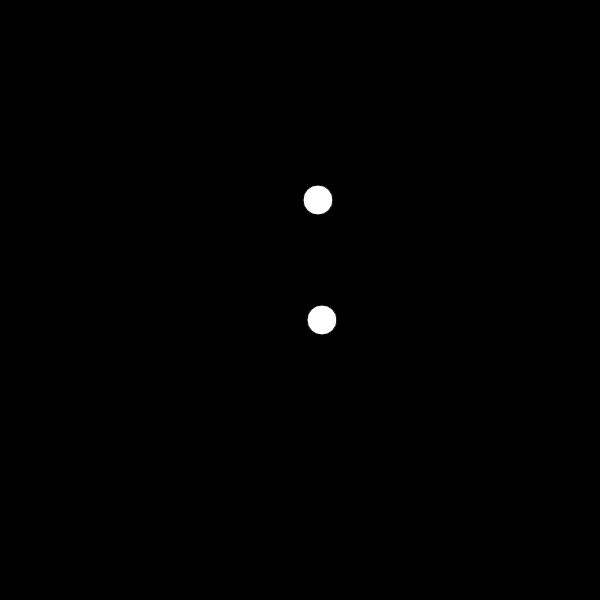
Frame 1 (no input)
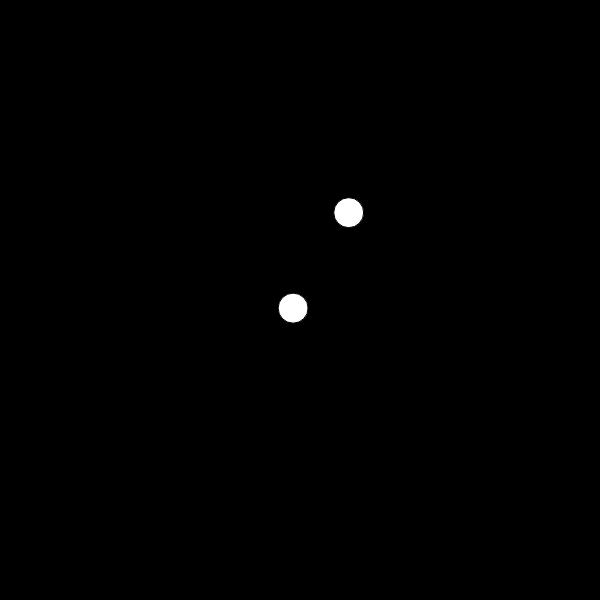
Frame 60 (no input)
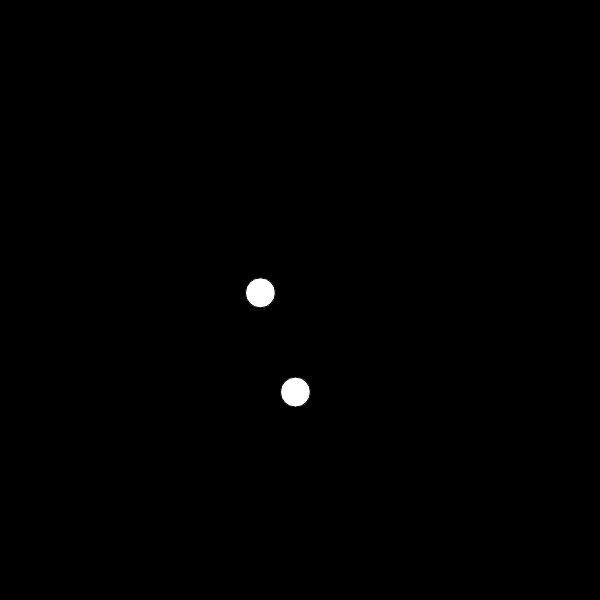
Frame 120 (the mouse pressed at the canvas centre since frame 60)

The p5.js sketch that drew these frames (run headless with seeded random() and noise() and a simulated clock; from frame 60 on, the mouse is pressed at the canvas centre):

// p5.js sketch
// ── sketch.js
class Mover {
  position
  velocity
  acceleration
  mass
  hash

  constructor(mass, x = width / 2, y = height / 2) {
    this.position = createVector(x, y)
    this.velocity = createVector()
    this.acceleration = createVector()
    this.mass = mass
    this.hash = random()
  }

  applyForce(force) {
    // A = F / M
    // consider M = 1
    // this code should already account for the case of multiple forces
    let f = p5.Vector.div(force, this.mass)
    this.acceleration.add(f)
  }

  move() {
    this.position.add(this.velocity)
    this.velocity.add(this.acceleration)

    this.acceleration.mult(0)

    this.checkEdges()
    this.draw()
  }

  draw() {
    fill("white")
    circle(this.position.x, this.position.y, this.mass)
  }

  checkEdges() {
    let bounce = -0.9
    if (this.position.x > (width - this.mass / 2)) {
      this.position.x = width - this.mass / 2
      this.velocity.x *= bounce
    }
    if (this.position.x < (0 + this.mass / 2)) {
      this.position.x = 0 + this.mass / 2
      this.velocity.x *= bounce
    }
    if (this.position.y < (0 + this.mass / 2)) {
      this.position.y = 0 + this.mass / 2
      this.velocity.y *= bounce
    }
    if (this.position.y > (height - this.mass / 2)) {
      this.position.y = height - this.mass / 2
      this.velocity.y *= bounce
    }
  }

  checkEdgesWithForces() {
    let forceX = -(1 / (width - this.position.x) * 100)
    let forceY = -(1 / (height - this.position.y) * 100)
    let forceZeroX = (1 / (this.position.x) * 100)
    let forceZeroY = (1 / (this.position.y) * 100)
    let force = createVector(forceX, forceY)
    let forceZero = createVector(forceZeroX, forceZeroY)
    this.applyForce(force)
    this.applyForce(forceZero)
  }

  contactBottom() {
    return (this.position.y > height - (this.mass / 2) - 1)
  }
}

class Liquid {
  constructor(x, y, w, h, c) {
    this.x = x
    this.y = y
    this.w = w
    this.h = h
    this.c = c
  }

  show() {
    fill(0, 100, 200, 100)
    rect(this.x, this.y, this.w, this.h)
  }

  contains(obj) {
    let pos = obj.position
    return (this.x < pos.x && this.x + this.w > pos.x) && (this.y < pos.y && this.y + this.h > pos.y)
  }
}

let movers = []
let liquids = []

function setup() {
  createCanvas(600, 600);
  movers.push(new Mover(30, 320, 320))
  movers.push(new Mover(30, 320, 200))
  movers[0].velocity = createVector(2, 0);
  movers[1].velocity = createVector(-2, 0);
  for (i = 0; i < 0; i++) {
    liquids.push(new Liquid(300, 300, 100, 100, 1))
  }
}

function draw() {
  background(0)
  for (let liquid of liquids) {
    liquid.show()
  }
  for (let mover of movers) {

    // gravity

    for (let attractor of movers) {
      if (attractor.hash === mover.hash) {
        continue
      }
      const G = -1
      let distanceVector = p5.Vector.sub(mover.position, attractor.position)
      let mag = constrain(distanceVector.mag(), 5, 25)
      let force = (G * (attractor.mass * mover.mass)) / mag ** 2
      distanceVector.setMag(force)
      mover.applyForce(distanceVector)
      distanceVector.mult(-1)
      attractor.applyForce(distanceVector)
    }

    // friction

    if (mover.contactBottom()) {
      let c = 0.1
      let friction = mover.velocity.copy()
      friction.mult(-1)
      friction.setMag(c)
      mover.applyForce(friction)
    }

    // drag

    for (let liquid of liquids) {
      console.log(liquid.contains(mover))
      if (liquid.contains(mover)) {
        let speed = mover.velocity.mag()
        let dragMagnitude = liquid.c * speed * speed
        let drag = mover.velocity.copy()
        drag = drag.mult(-1)
        drag.setMag(dragMagnitude)
        mover.applyForce(drag)
      }
    }

    // mouse attraction force

    if (mouseIsPressed) {
      let distanceX = (mouseX - mover.position.x) * 0.1
      let distanceY = (mouseY - mover.position.y) * 0.1
      let force = createVector(distanceX, distanceY)
      mover.applyForce(force)
    }

    mover.move()
  }
}
